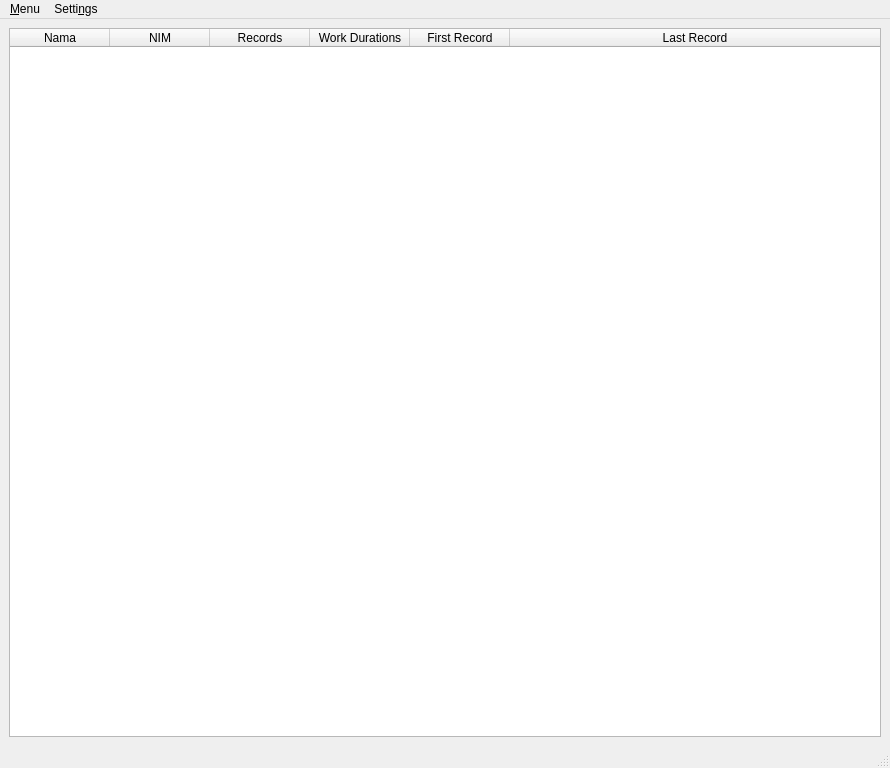
<?xml version="1.0" encoding="UTF-8"?>
<ui version="4.0">
 <class>MainWindow</class>
 <widget class="QMainWindow" name="MainWindow">
  <property name="geometry">
   <rect>
    <x>0</x>
    <y>0</y>
    <width>890</width>
    <height>768</height>
   </rect>
  </property>
  <property name="windowTitle">
   <string>MainWindow</string>
  </property>
  <widget class="QWidget" name="centralwidget">
   <layout class="QVBoxLayout" name="verticalLayout_2">
    <item>
     <layout class="QVBoxLayout" name="verticalLayout">
      <item>
       <widget class="QTableWidget" name="tableWidget">
        <property name="sizeAdjustPolicy">
         <enum>QAbstractScrollArea::AdjustToContents</enum>
        </property>
        <property name="editTriggers">
         <set>QAbstractItemView::NoEditTriggers</set>
        </property>
        <attribute name="horizontalHeaderShowSortIndicator" stdset="0">
         <bool>false</bool>
        </attribute>
        <attribute name="horizontalHeaderStretchLastSection">
         <bool>true</bool>
        </attribute>
        <column>
         <property name="text">
          <string>Nama</string>
         </property>
        </column>
        <column>
         <property name="text">
          <string>NIM</string>
         </property>
        </column>
        <column>
         <property name="text">
          <string>Records</string>
         </property>
        </column>
        <column>
         <property name="text">
          <string>Work Durations</string>
         </property>
        </column>
        <column>
         <property name="text">
          <string>First Record</string>
         </property>
        </column>
        <column>
         <property name="text">
          <string>Last Record</string>
         </property>
        </column>
       </widget>
      </item>
     </layout>
    </item>
   </layout>
  </widget>
  <widget class="QMenuBar" name="menubar">
   <property name="geometry">
    <rect>
     <x>0</x>
     <y>0</y>
     <width>890</width>
     <height>19</height>
    </rect>
   </property>
   <widget class="QMenu" name="menuMenu">
    <property name="title">
     <string>&amp;Menu</string>
    </property>
    <addaction name="actionOpen_Task"/>
    <addaction name="actionQuit"/>
   </widget>
   <widget class="QMenu" name="menuSettings">
    <property name="title">
     <string>Setti&amp;ngs</string>
    </property>
    <widget class="QMenu" name="menuThemes">
     <property name="title">
      <string>&amp;Themes</string>
     </property>
     <addaction name="actionToggleLight"/>
     <addaction name="actionToggleDark"/>
    </widget>
    <addaction name="menuThemes"/>
   </widget>
   <addaction name="menuMenu"/>
   <addaction name="menuSettings"/>
  </widget>
  <widget class="QStatusBar" name="statusbar"/>
  <action name="actionLoad_Task">
   <property name="text">
    <string>Load Task</string>
   </property>
  </action>
  <action name="actionQuit">
   <property name="text">
    <string>&amp;Quit</string>
   </property>
  </action>
  <action name="actionOpen_Task">
   <property name="text">
    <string>&amp;Open Task</string>
   </property>
  </action>
  <action name="actionToggleLight">
   <property name="text">
    <string>&amp;Light</string>
   </property>
  </action>
  <action name="actionToggleDark">
   <property name="text">
    <string>&amp;Dark</string>
   </property>
  </action>
 </widget>
 <resources/>
 <connections/>
</ui>
